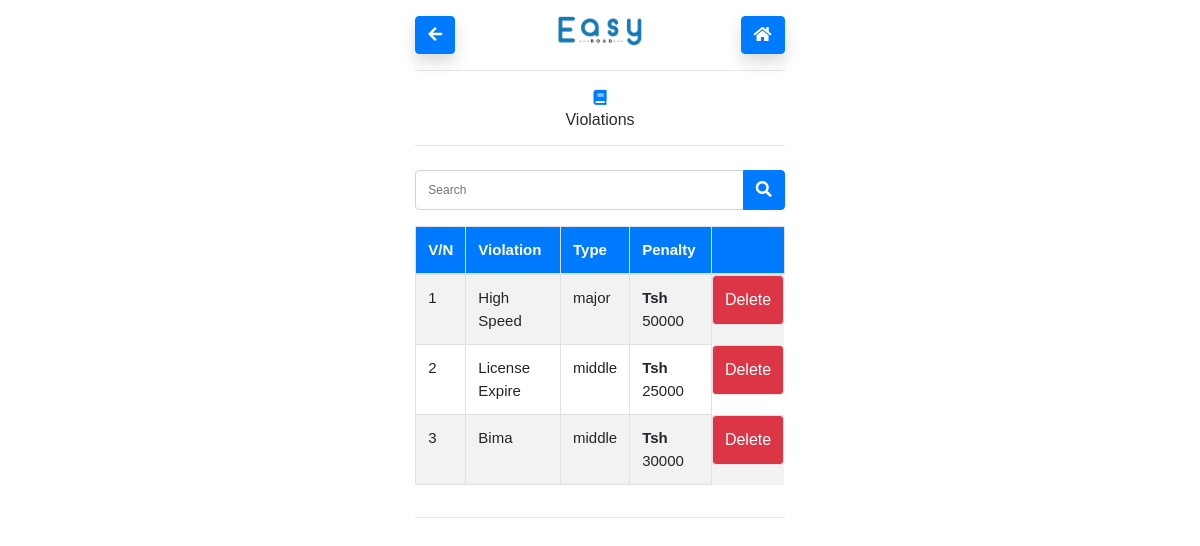
/view-violations.php (signed in), run on an earlier commit of the app's database.
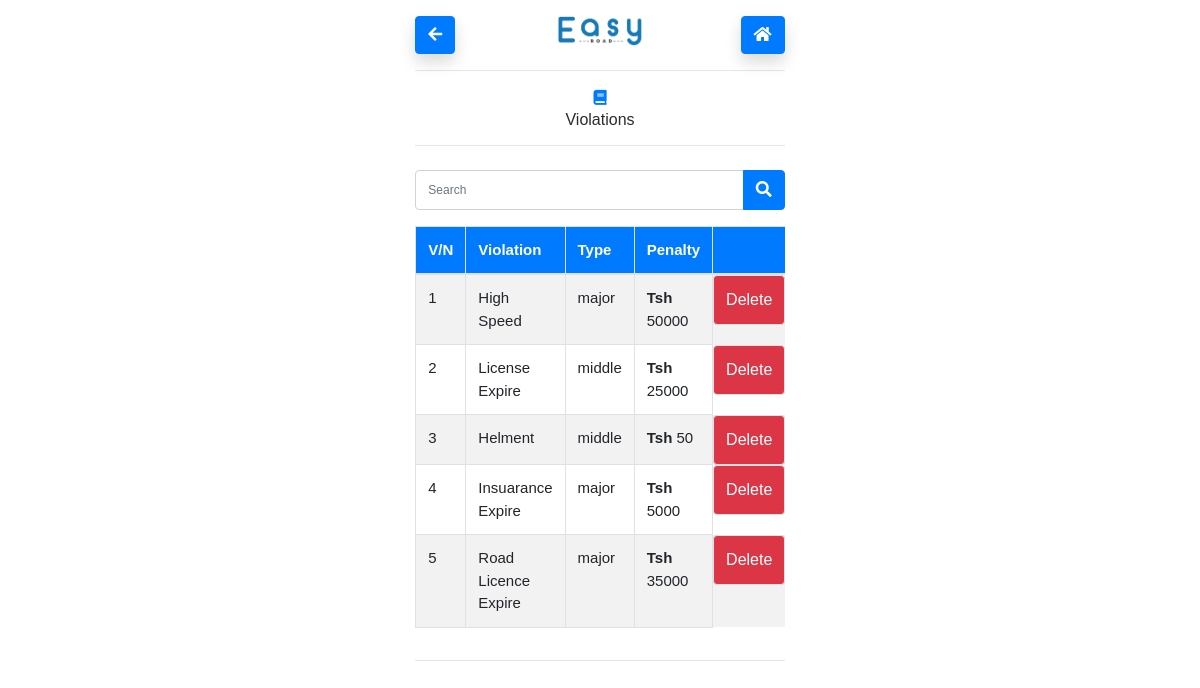
And on a later commit of the database.
### tables this page shows
CREATE TABLE `violation` (
  `violation_id` int(11) NOT NULL,
  `violation` varchar(100) NOT NULL,
  `vtype` varchar(255) NOT NULL,
  `penalt` int(11) NOT NULL
);

### view-violations.php (the view, shortened to what this page needs)
<?php
$search = "";
?>
<!DOCTYPE html>
<html lang="en">
<head>
  <?php include 'links.php'; ?>
</head>
<body class="item-align-center">
  <div class="container-fluid p-3">
    <div class="row">
      <div class="col-lg-4 col-md-3"></div>
      <div class="col-lg-4 col-md-6">
        <div class="row">
          <div class="col-lg-4 col-md-4 col-4">
            <div class="nav-item">
              <a href="home.php" class="btn btn-primary shadow">
                <i class="fa fa-arrow-left"></i>
              </a>
            </div>
          </div>
          <div class="col-lg-4 col-md-4 col-4 text-center">
            <div class="nav-item">
              <a href="home.php"><i class="shadow"> </i> <img src="Assets/img/easy-logo 1.png" height="30px" alt=""></a>
            </div>
          </div>
          <div class="col-lg-4 col-md-4 col-4 text-right">
            <div class="nav-item">
              <a href="home.php" class="btn btn-primary shadow">
                <i class="fa fa-home"></i>
              </a>
            </div>
          </div>
        </div>
        <hr>
        <div class="text-center">
          <i class="fa fa-book text-primary"></i>
          <h6>Violations</h6>
        </div>
        <hr>
<form action="help.php" method="POST">
<div class="input-group mb-3 mt-4">
    <input type="text" class="form-control search" name="search" placeholder="Search"value="<?php echo $search; ?>" >
    <div class="input-group-append">
    </span> <button class="btn btn-primary search"><i class="fa fa-search "></i></button> </span>
    </div>
  </div>
</form>
        <div class="table-responsive">
        <table class="table table-bordered table-striped">
          <thead class="bg-primary text-white">
            <tr>
              <th>V/N</th>
              <th>Violation</th>
              <th>Type</th>
              <th>Penalty</th>
              <th></th>
            </tr>
          </thead>
          <tbody>
          <?php
require("./Handlers/connection.php");
$stmt = $conn->prepare("SELECT * FROM `violation`");
$stmt->execute();
$result=$stmt->fetchAll();
$no = 0;
foreach($result as $res){
$no++;
  ?>
            <tr>
            <td value="#"><?php  echo $no; ?></td>
              <td value="#"><?php  echo $res['violation'] ?></td>
              <td value="#"><?php  echo $res['vtype'] ?></td>
              <td value="#"><b>Tsh </b><?php  echo $res['penalt'] ?></td>
              <td class="btn btn-danger"> Delete </td>
            </tr>
            <?php
}
    ?>
          </tbody>
        </table>
        </div>
        <hr>
      </div>
    </div>
  </div>
</body>
</html>

What changed in the data, as far as the page shows it:
removed violation: violation "Bima", vtype "middle", penalt "30000"
added violation: violation "Helment", vtype "middle", penalt "50"
added violation: violation "Insuarance Expire", vtype "major", penalt "5000"
added violation: violation "Road Licence Expire", vtype "major", penalt "35000"
